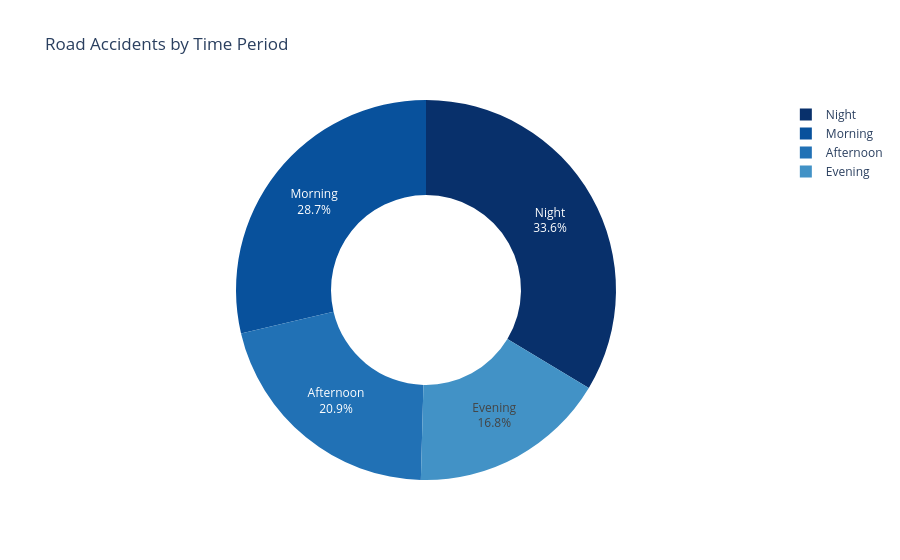

The code cell stored with this chart in its notebook:
### Code cell
fig = px.pie(
    period_accidents,
    names="time_period",
    values="Accidents",
    hole=0.5,
    title="Road Accidents by Time Period",
    color_discrete_sequence=px.colors.sequential.Blues_r
)

fig.update_traces(
    textposition="inside",
    textinfo="percent+label"
)

fig.show()

### Figure 1 — Plotly figure (JSON) as saved in the notebook; plotly's stock layout.template omitted (floating-point values rounded to 4 significant figures)
{"data": [{"domain": {"x": [0, 1], "y": [0, 1]}, "hole": 0.5, "hovertemplate": "time_period=%{label}<br>Accidents=%{value}<extra></extra>", "labels": ["Morning", "Afternoon", "Evening", "Night"], "legendgroup": "", "name": "", "showlegend": true, "textinfo": "percent+label", "textposition": "inside", "type": "pie", "values": [5734, 4180, 3362, 6724]}], "layout": {"legend": {"tracegroupgap": 0}, "piecolorway": ["rgb(8,48,107)", "rgb(8,81,156)", "rgb(33,113,181)", "rgb(66,146,198)", "rgb(107,174,214)", "rgb(158,202,225)", "rgb(198,219,239)", "rgb(222,235,247)", "rgb(247,251,255)"], "title": {"text": "Road Accidents by Time Period"}}}
